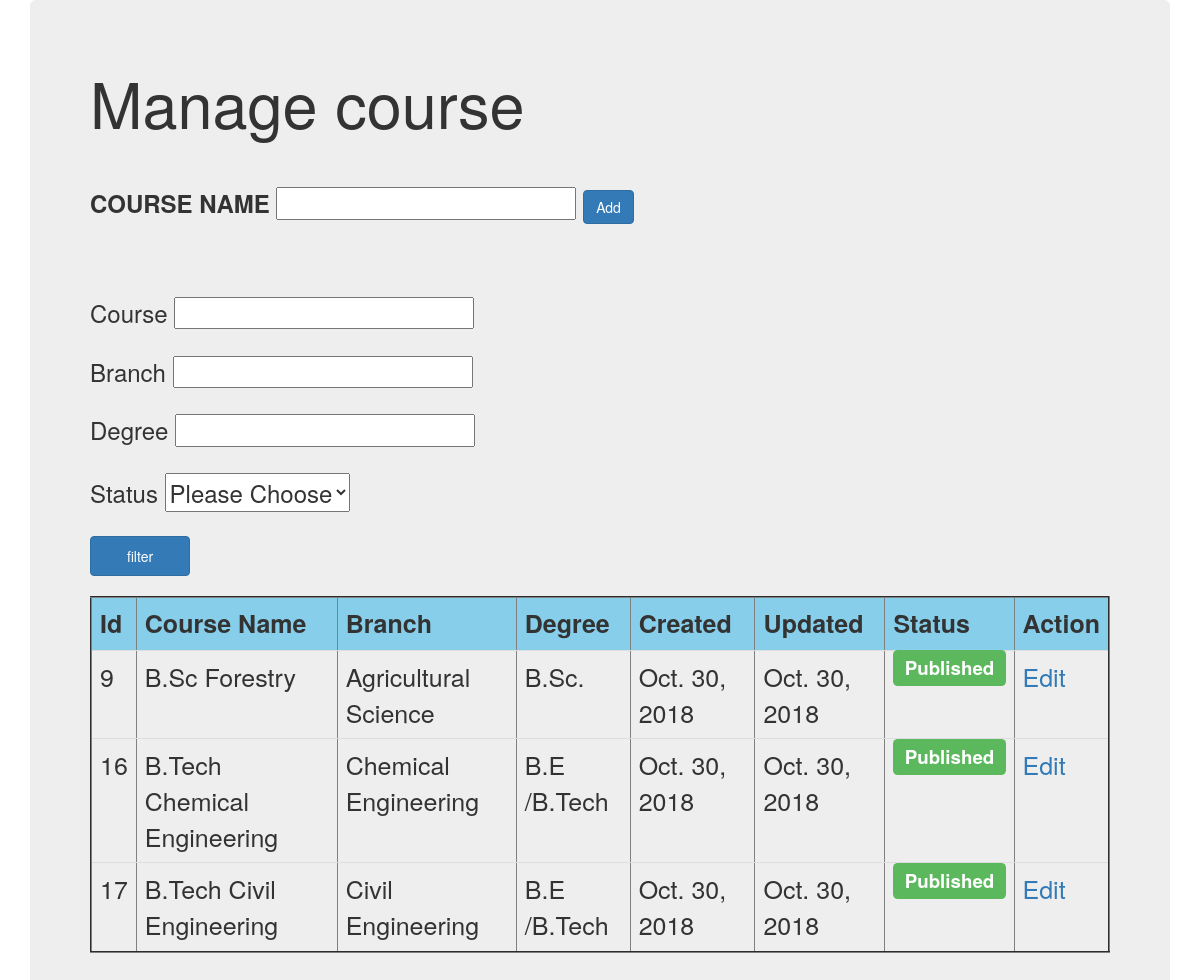
The app's page /manage/college/courses/2 with its own data.
### web_app/models.py (models this page shows, shortened)
class Course_page(models.Model):
    college = models.ForeignKey('College_detail',on_delete=models.CASCADE,null=True,blank=True)
    global exams
    course_name = models.CharField(max_length=256)
    degree = models.CharField(max_length=50)
    branch = models.CharField(max_length=50)
    exam = models.ManyToManyField(Exam_detail,blank=True,default=None)
    course_duration = models.IntegerField()
    eligibility = models.CharField(max_length=223)
    course_detail = models.CharField(max_length=256)
    publish = models.BooleanField(default = True)
    created_date =  models.DateField(("Date"), default=datetime.date.today)
    updated_date = models.DateField(("Date"), default=datetime.date.today)
    slug = models.SlugField(blank=True)

### web_app/views.py (the view)
# urls.py: path("manage/college/courses/<pk>",views.managecourse,name="manage_course"),
def managecourse(request,pk=None):
    course_model = Course_page.objects.all()
    course = CourseForm()
    l = Course_page.objects.filter(college_id = pk)
    print(l)
    if request.method == "POST":
        course = CourseForm(data=request.POST)
        course_name = request.POST.get('course_name')
        m = Course_page.objects.all().values_list('course_name', flat=True)
        l = []
        for i in m:
            l.append(i)
        if course_name in l:
            print("not valid")
            return render(request, "course.html", {'course': course,'course_model':course_model})
        else:
            name = {'course_name':course_name}
            return HttpResponseRedirect(reverse('dynamic-arg',args=(course_name,pk)))
    else:
        d={}
        for key,value in request.GET.items():
            if value !='':
                d[key]=value
        print(d)
        if d:
            l = Course_page.objects.filter(college_id=pk,**d)
        else:
            course_model = l
            course = CourseForm()
    return render(request,"course.html",{'course':course,'course_model':l})

### web_app/forms.py (shortened to what this page needs)
class CourseForm(forms.ModelForm):
    course = Course_page.objects.all()
    exam = forms.ModelMultipleChoiceField( required=True, queryset=Exam_detail.objects.all())
    course_detail = forms.CharField(widget=forms.Textarea)
    class Meta():
        model = Course_page
        fields = ('course_name','course_duration','degree','branch','exam','eligibility','course_detail','publish')

### templates/course.html (shortened to what this page needs)
<html>
<!DOCTYPE html>
<html>
<head>
<link rel="stylesheet" href="https://maxcdn.bootstrapcdn.com/bootstrap/3.3.7/css/bootstrap.min.css">
<link rel="stylesheet" href="http://code.jquery.com/ui/1.8.18/themes/base/jquery-ui.css" type="text/css" media="all" />
<link rel="stylesheet" href="http://code.jquery.com/ui/1.8.18/themes/base/jquery-ui.css" type="text/css" media="all" />
</head>
<body>
<div class="container">
  <div class="jumbotron">
    <h1>Manage course</h1>
    <br>
<form method ="post" id ="framework_form" >
<h3>
  <label >COURSE NAME</label>      {{course.course_name}}    <input type="submit" value ="Add" class="btn btn-primary" id="validate">
  <br><br>
  <br>
</form>
<h3>
<form method="get" >
Course <input type ="text" value="" name="course_name" id="course"><br><br>
Branch <input type ="text" value = "" name="branch" id="branch"><br><br>
Degree <input type ="text" value = "" name="degree" id="degree"><br><br>
Status
<select id="publish" name="publish">
<option value="">Please Choose</option>
</select>
</h3>
<input type='submit' class="btn btn-primary"  value="filter" id="filter">
<br><br>
<table border="2" id="course-table" class="table color-table muted-table">
<tr>
<th>Id</th>
<th>Course Name </th>
<th>Branch </th>
<th>Degree  </th>
<th>Created</th>
<th>Updated</th>
<th>Status </th>
<th> Action  </th>
</tr>
{% for p in course_model %}
<tr>
<td>{{p.pk}} </td>
<td>{{p.course_name}}</td>
<td>{{p.branch}}</td>
<td>{{p.degree}}</td>
<td>{{p.created_date}}</td>
<td>{{p.updated_date}}</td>
{% if p.publish %}
<td><span class="label label-success">Published</span></td>
{% else %}
<td><span class="label label-danger">Unpublished</span></td>
{% endif %}
<td><a href="{% url 'course_edit_form' p.pk %}">Edit</a></td>
</tr>
{% endfor %}
</table>
</div>
</div>
</body>
</html>

### templates/course.html (style rules this page uses)
th,td { font-size: 25px; }
td { padding-right: 20px; }
th { background-color: skyblue; }
#filter { width: 100px; height: 40px; }

### records on screen
Course_page: pk "9", course_name "B.Sc Forestry", branch "Agricultural Science", degree "B.Sc.", created_date "Oct. 30, 2018", updated_date "Oct. 30, 2018", publish "Published"
Course_page: pk "16", course_name "B.Tech Chemical Engineering", branch "Chemical Engineering", degree "B.E /B.Tech", created_date "Oct. 30, 2018", updated_date "Oct. 30, 2018", publish "Published"
Course_page: pk "17", course_name "B.Tech Civil Engineering", branch "Civil Engineering", degree "B.E /B.Tech", created_date "Oct. 30, 2018", updated_date "Oct. 30, 2018", publish "Published"
